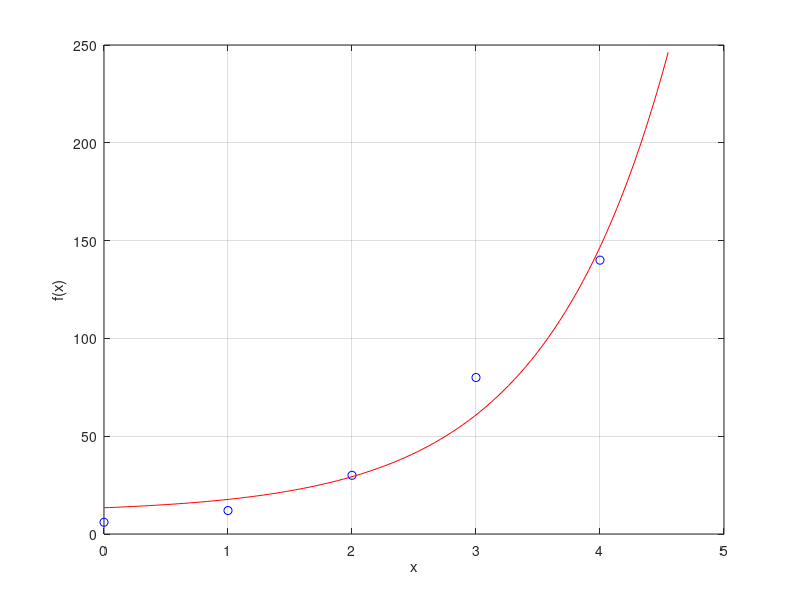

Here is the MATLAB script that generated this plot:
% NMIT2 - Serie 13, Aufgabe 9.1

format compact; format short; clear all; clc;

x = 0:4;
y = [6 12 30 80 140];
N = length(x);

f1 = exp(x);
f2 = ones(N,1);

A = [f1' f2];
lambda = (A'*A)\(A'*y')
yhut = @(x) lambda(1).*exp(x) + lambda(2);
xi = linspace(x(1),4.55);

figure;
plot(x,y,'bo',xi,yhut(xi),'r')
xlabel('x');
ylabel('f(x)');
grid on;
